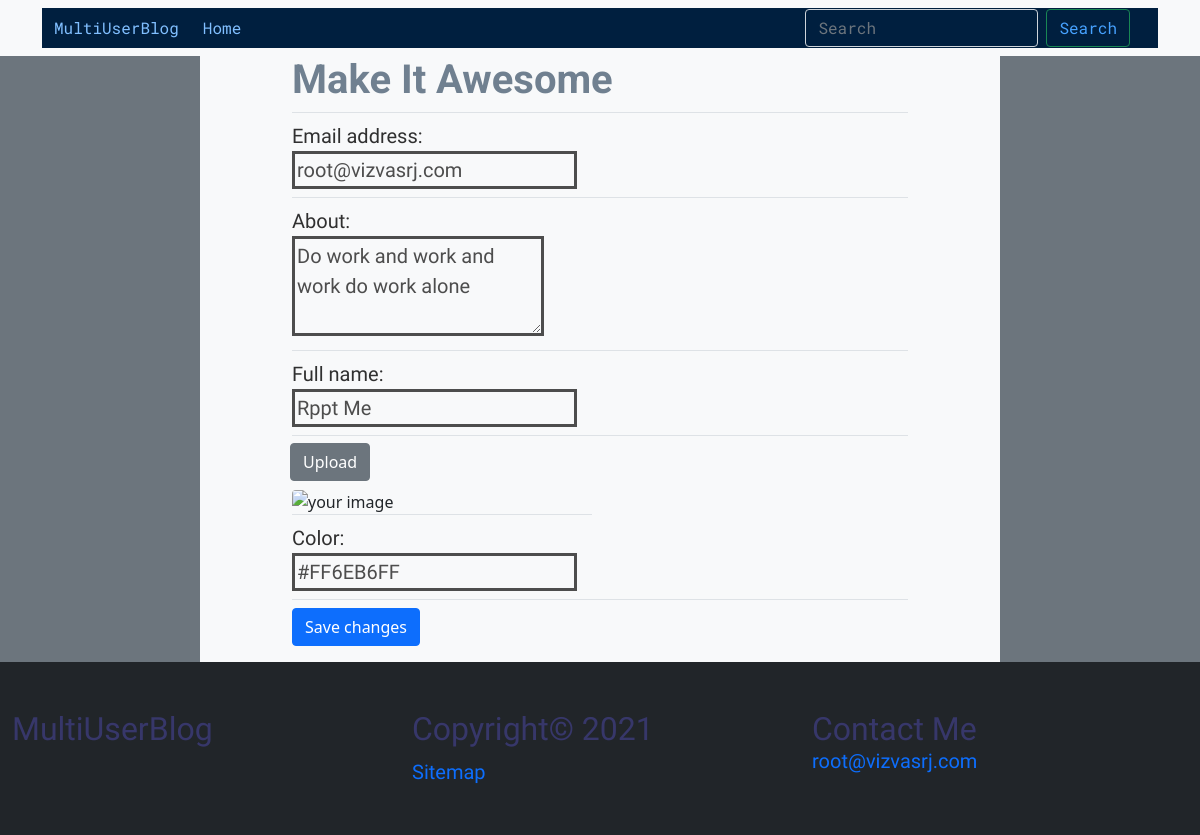
/edit/ (signed in), run on the app's committed database.
### account/models.py (models this page shows, shortened)
class Profile(models.Model):
    user = models.OneToOneField(
        User,
        on_delete=models.CASCADE,
        related_name='profiles'
    )
    full_name = models.CharField(
        max_length=100,
        blank=True,
        null=True
    )
    photo = models.ImageField(
        upload_to='users/%Y/%m/%d',
        blank=True,
        default='account/defaultprofileimage.jpg'
    )
    full_name = models.CharField(
        max_length=200,
        blank=True,
        null=True
    )
    about = models.CharField(
        max_length=150,
        blank=True,
        null=True
    )
    color = ColorField(
        format='hexa'
    )

### account/views.py (the view)
# urls.py: path('edit/', views.edit, name='edit'),
@login_required
def edit(request):
    if request.method == 'POST':
        user_form = UserEditForm(
            instance=request.user,
            data=request.POST
        )
        profile_form = ProfileEditForm(
            instance=request.user.profiles,
            data=request.POST,
            files=request.FILES
        )
        if user_form.is_valid() and \
                profile_form.is_valid():
            user_form.save()
            profile_form.save()
            messages.success(
                request,
                'Profile updated successfully'
            )
        else:
            messages.error(
                request,
                'Error updating your profile'
            )
    else:
        user_form = UserEditForm(instance=request.user)
        profile_form = ProfileEditForm(
            instance=request.user.profiles
        )
    return render(
        request,
        'account/edit.html',
        {
            'user_form': user_form,
            'profile_form': profile_form
        }
    )

### account/forms.py
class UserEditForm(forms.ModelForm):
    class Meta:
        model = User
        fields = ('email',)
        widgets = {
            'email': forms.TextInput(
                attrs={'rows': '4', 'cols': '50',
                        'class': 'myfieldclass'}
            ),
        }

class ProfileEditForm(forms.ModelForm):
    class Meta:
        model = Profile
        fields = ('about', 'full_name', 'photo', 'color')
        widgets = {
            'about': forms.Textarea(
                attrs={'rows': '3', 'cols': 'auto',
                        'class': 'myfieldclass'}
            ),
            'full_name': forms.TextInput(
                attrs={'rows': '3', 'cols': '50',
                        'class': 'myfieldclass'}
            ),
            'photo': forms.FileInput(
                attrs={'class': 'invisible'}
            )
        }

### account/templates/account/edit.html (shortened to what this page needs)
{% extends "account_base.html" %}
{% load crispy_forms_tags %}
{% load thumbnail %}
{% block content %}
<div class="container-fluid">
    <div class="row">
        <div class="col-md-2 bg-secondary"></div>
        <div class="col-md-8 bg-light">
            <div class="somealign">
                <h1 class="maintitle">Make It Awesome</h1>
                <div class="mb-3">
                    <form method="POST" enctype="multipart/form-data">
                        <div class="email mb-2 border-top">
                            <label class="mt-2 labeltext" for="email" class="form-label">{{user_form.email.label}}:</label>
                            <div class="">
                                {{ user_form.email }}
                            </div>
                        </div>
                        <div class="about mb-2 border-top">
                            <label class="mt-2 labeltext" for="about" class="form-label">{{profile_form.about.label}}:</label>
                            <div class="">
                                {{profile_form.about}}
                            </div>
                        </div>
                        <div class="fullname mb-2 border-top">
                            <label class="mt-2 labeltext" for="full_name" class="form-label">{{profile_form.full_name.label}}:</label>
                            <div class="">
                                {{profile_form.full_name}}
                            </div>
                        </div>
                        <div class="photo mb-2 border-top">
                            <label class="mt-2 labeltext" for="photo">{{profile_form.photo.label}}:</label>
                            <label class="btn btn-secondary left520px" for="id_photo">Upload</label>
                        </div>
                            {% thumbnail user.profiles.photo "300x300" crop="100%" as im %}
                            <img class="rounded" width="300px" id="myImg" src="{{ im.url }}" alt="your image" />
                        <div class="colorlabelsize mb-2 border-top">
                            <label for="color" class="mt-2 labeltext">{{profile_form.color.label}}:</label>
                            {{profile_form.color}}
                        </div>
                        <p class="mb-2 border-top">
                            <input class="mt-2 btn btn-primary" type="submit" value="Save changes">
                        </p>
                    </form>
                </div>
            </div>
        </div>
        <div class="col-md-2 bg-secondary"></div>
    </div>
</div>
{% endblock %}

### account/templates/account_base.html (shortened to what this page needs)
<!DOCTYPE html>
{% load static %}
{% load thumbnail %}
<html lang="en">
<head>
  <link rel="stylesheet" href="{% static 'css/bootstrap.min.css' %}">
  <link rel="stylesheet" href="{% static 'css/account.css' %}">
</head>
<section>
  <div class="wrapper">
    <body class="bg-light">
      <div class="container">
        <nav class="navbar navbar-expand-sm left150px">
          <div class="container-fluid navbackgroundcolor">
            <a class=" navbar-brand navtext " href="#">MultiUserBlog</a>
            <div class="collapse navbar-collapse" id="navbarSupportedContent">
              <ul class="navbar-nav me-auto mb-lg-0">
                <li class="nav-item text-center">
                  <a class="nav-link active navtext" aria-current="page" href="#">Home</a>
                </li>
              </ul>
              <form class="d-flex">
                <input class="form-control me-2 navtext" type="search" placeholder="Search" aria-label="Search">
                <button class="btn btn-outline-success navtext" type="submit">Search</button>
              </form>
              {% if request.user.is_authenticated %}
              <ul class="navbar-nav right150px mb-lg-0">
                <li class="nav-item dropdown text-center">
                  <a class="nav-link dropdown" href="#" id="dropdown01" data-bs-toggle="dropdown" aria-expanded="false">
                    {% thumbnail request.user.profiles.photo 30x30 crop as avatar %}
                  </a>
                </li>
              {% endif %}
            </div>
          </div>
        </nav>
      </div>
      {% block content %} {% endblock %}
      {% block footer %}
      <footer class="container-fluid bg-dark">
        <div class="row">
          <div class="col-md-4 mt-5 mb-5">
            <h1 class="footertitle">
              <a class="textnone" href="/">MultiUserBlog</a>
            </h1>
          </div>
          <div class="col-md-4 mt-5 mb-5">
            <h3 class="footertitle">
              Copyright© 2021
            </h3>
            <a class="linkfooter" href="/sitemap.xml">Sitemap</a>
          </div>
          <div class="col-md-4 mt-5 mb-5">
            <h4 class="footertitle d-flex flex-column">
              Contact Me
              <a class="linkfooter" href="mailto:root@vizvasrj.com">root@vizvasrj.com</a>
            </h4>
          </div>
        </div>
      </footer>
      {% endblock %}
  </div>
</section>
</body>
</html>

### account/static/css/account.css (style rules this page uses)
.somealign { margin-left: 80px; margin-right: 80px; }
.maintitle { font-family: Roboto; font-weight: 700; color: slategrey; }
.colorlabelsize { max-width: 300px; }
.footertitle { font-family: 'Palette Mosaic', cursive; font-weight: 400; color: rgb(55, 55, 106); font-size: xx-large; }
.linkfooter { text-decoration: none; font-family: Work Sans; font-size: 20px; font-weight: 400; }
.textnone { text-decoration: none; color: inherit; }
.myfieldclass { font-family: 'Varela Round', sans-serif; font-family: 400; font-size: 20px; color: rgb(77, 77, 77); border: rgb(77, 77, 77); border-style: solid; background-color: inherit; }
.labeltext { font-family: 'Questrial', sans-serif; font-weight: 400; background-color: inherit; color: rgb(48, 48, 48); font-size: 20px; }
.navtext { font-family: 'Roboto Mono', monospace; font-weight: 400; color: hsla(210, 100%, 75%, 1.0); font-size: 16px; background: #001f3f; }
.navtext:valid { font-family: 'Roboto Mono', monospace; font-weight: 400; color: rgb(70, 162, 255); font-size: 16px; background: #001f3f; }
.left520px { margin-left: -380px; }
#id_color { font-family: 'Varela Round', sans-serif; font-family: 400; font-size: 20px; color: rgb(77, 77, 77); border: rgb(77, 77, 77); border-style: solid; background-color: inherit; }
section { height: 100%; }
.wrapper { min-height: 100%; }
.navbackgroundcolor { background-color: #001f3f; }

### data on the page
Profile: about "Do work and work and work do work alone", full_name "Rppt Me", color "#FF6EB6FF"

### other printed values
{{ user_form.email.label }} "Email address"
{{ profile_form.about.label }} "About"
{{ profile_form.full_name.label }} "Full name"
{{ profile_form.color.label }} "Color"
